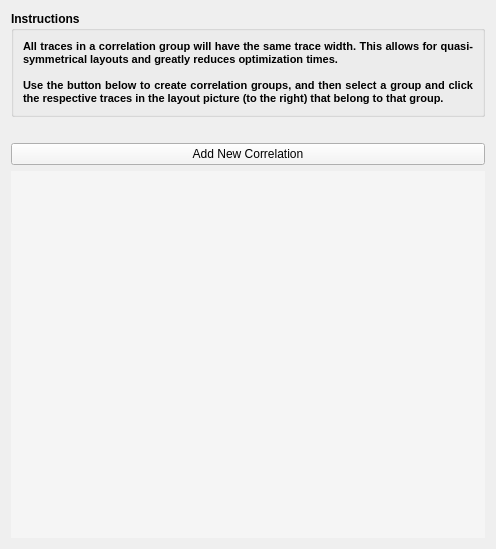
      <widget class="QWidget" name="page_2">
       <property name="geometry">
        <rect>
         <x>0</x>
         <y>0</y>
         <width>496</width>
         <height>549</height>
        </rect>
       </property>
       <attribute name="label">
        <string>Design Variable Correlation</string>
       </attribute>
       <layout class="QGridLayout" name="gridLayout_5">
        <item row="2" column="0" colspan="2">
         <widget class="QPushButton" name="btn_new_symmetry">
          <property name="palette">
           <palette>
            <active>
             <colorrole role="Button">
              <brush brushstyle="SolidPattern">
               <color alpha="255">
                <red>245</red>
                <green>245</green>
                <blue>245</blue>
               </color>
              </brush>
             </colorrole>
             <colorrole role="Base">
              <brush brushstyle="SolidPattern">
               <color alpha="255">
                <red>245</red>
                <green>245</green>
                <blue>245</blue>
               </color>
              </brush>
             </colorrole>
             <colorrole role="Window">
              <brush brushstyle="SolidPattern">
               <color alpha="255">
                <red>245</red>
                <green>245</green>
                <blue>245</blue>
               </color>
              </brush>
             </colorrole>
            </active>
            <inactive>
             <colorrole role="Button">
              <brush brushstyle="SolidPattern">
               <color alpha="255">
                <red>245</red>
                <green>245</green>
                <blue>245</blue>
               </color>
              </brush>
             </colorrole>
             <colorrole role="Base">
              <brush brushstyle="SolidPattern">
               <color alpha="255">
                <red>245</red>
                <green>245</green>
                <blue>245</blue>
               </color>
              </brush>
             </colorrole>
             <colorrole role="Window">
              <brush brushstyle="SolidPattern">
               <color alpha="255">
                <red>245</red>
                <green>245</green>
                <blue>245</blue>
               </color>
              </brush>
             </colorrole>
            </inactive>
            <disabled>
             <colorrole role="Button">
              <brush brushstyle="SolidPattern">
               <color alpha="255">
                <red>245</red>
                <green>245</green>
                <blue>245</blue>
               </color>
              </brush>
             </colorrole>
             <colorrole role="Base">
              <brush brushstyle="SolidPattern">
               <color alpha="255">
                <red>245</red>
                <green>245</green>
                <blue>245</blue>
               </color>
              </brush>
             </colorrole>
             <colorrole role="Window">
              <brush brushstyle="SolidPattern">
               <color alpha="255">
                <red>245</red>
                <green>245</green>
                <blue>245</blue>
               </color>
              </brush>
             </colorrole>
            </disabled>
           </palette>
          </property>
          <property name="font">
           <font>
            <weight>50</weight>
            <bold>false</bold>
           </font>
          </property>
          <property name="text">
           <string>Add New Correlation</string>
          </property>
         </widget>
        </item>
        <item row="3" column="0" colspan="2">
         <widget class="QTableWidget" name="tbl_symmetry">
          <property name="palette">
           <palette>
            <active>
             <colorrole role="Button">
              <brush brushstyle="SolidPattern">
               <color alpha="255">
                <red>245</red>
                <green>245</green>
                <blue>245</blue>
               </color>
              </brush>
             </colorrole>
             <colorrole role="Base">
              <brush brushstyle="SolidPattern">
               <color alpha="255">
                <red>245</red>
                <green>245</green>
                <blue>245</blue>
               </color>
              </brush>
             </colorrole>
             <colorrole role="Window">
              <brush brushstyle="SolidPattern">
               <color alpha="255">
                <red>245</red>
                <green>245</green>
                <blue>245</blue>
               </color>
              </brush>
             </colorrole>
            </active>
            <inactive>
             <colorrole role="Button">
              <brush brushstyle="SolidPattern">
               <color alpha="255">
                <red>245</red>
                <green>245</green>
                <blue>245</blue>
               </color>
              </brush>
             </colorrole>
             <colorrole role="Base">
              <brush brushstyle="SolidPattern">
               <color alpha="255">
                <red>245</red>
                <green>245</green>
                <blue>245</blue>
               </color>
              </brush>
             </colorrole>
             <colorrole role="Window">
              <brush brushstyle="SolidPattern">
               <color alpha="255">
                <red>245</red>
                <green>245</green>
                <blue>245</blue>
               </color>
              </brush>
             </colorrole>
            </inactive>
            <disabled>
             <colorrole role="Button">
              <brush brushstyle="SolidPattern">
               <color alpha="255">
                <red>245</red>
                <green>245</green>
                <blue>245</blue>
               </color>
              </brush>
             </colorrole>
             <colorrole role="Base">
              <brush brushstyle="SolidPattern">
               <color alpha="255">
                <red>245</red>
                <green>245</green>
                <blue>245</blue>
               </color>
              </brush>
             </colorrole>
             <colorrole role="Window">
              <brush brushstyle="SolidPattern">
               <color alpha="255">
                <red>245</red>
                <green>245</green>
                <blue>245</blue>
               </color>
              </brush>
             </colorrole>
            </disabled>
           </palette>
          </property>
          <property name="frameShape">
           <enum>QFrame::NoFrame</enum>
          </property>
          <property name="editTriggers">
           <set>QAbstractItemView::NoEditTriggers</set>
          </property>
          <property name="selectionBehavior">
           <enum>QAbstractItemView::SelectItems</enum>
          </property>
          <property name="showGrid">
           <bool>true</bool>
          </property>
          <property name="columnCount">
           <number>3</number>
          </property>
          <attribute name="horizontalHeaderVisible">
           <bool>false</bool>
          </attribute>
          <attribute name="verticalHeaderVisible">
           <bool>false</bool>
          </attribute>
          <column/>
          <column/>
          <column/>
         </widget>
        </item>
        <item row="1" column="0">
         <spacer name="verticalSpacer_10">
          <property name="orientation">
           <enum>Qt::Vertical</enum>
          </property>
          <property name="sizeType">
           <enum>QSizePolicy::Fixed</enum>
          </property>
          <property name="sizeHint" stdset="0">
           <size>
            <width>20</width>
            <height>20</height>
           </size>
          </property>
         </spacer>
        </item>
        <item row="0" column="0" colspan="2">
         <widget class="QGroupBox" name="groupBox_3">
          <property name="minimumSize">
           <size>
            <width>0</width>
            <height>0</height>
           </size>
          </property>
          <property name="font">
           <font>
            <weight>75</weight>
            <bold>true</bold>
           </font>
          </property>
          <property name="title">
           <string>Instructions</string>
          </property>
          <layout class="QGridLayout" name="gridLayout_12">
           <item row="0" column="0">
            <widget class="QLabel" name="label_41">
             <property name="font">
              <font>
               <pointsize>10</pointsize>
              </font>
             </property>
             <property name="text">
              <string>&lt;!DOCTYPE HTML PUBLIC &quot;-//W3C//DTD HTML 4.0//EN&quot; &quot;http://www.w3.org/TR/REC-html40/strict.dtd&quot;&gt;
&lt;html&gt;&lt;head&gt;&lt;meta name=&quot;qrichtext&quot; content=&quot;1&quot; /&gt;&lt;style type=&quot;text/css&quot;&gt;
p, li { white-space: pre-wrap; }
&lt;/style&gt;&lt;/head&gt;&lt;body style=&quot; font-family:'MS Shell Dlg 2'; font-size:10pt; font-weight:400; font-style:normal;&quot;&gt;
&lt;p align=&quot;justify&quot; style=&quot; margin-top:0px; margin-bottom:0px; margin-left:0px; margin-right:0px; -qt-block-indent:0; text-indent:0px;&quot;&gt;&lt;span style=&quot; font-size:8pt; font-weight:600;&quot;&gt;All traces in a correlation group will have the same trace width. This allows for quasi-symmetrical layouts and greatly reduces optimization times.&lt;/span&gt;&lt;/p&gt;
&lt;p align=&quot;justify&quot; style=&quot;-qt-paragraph-type:empty; margin-top:0px; margin-bottom:0px; margin-left:0px; margin-right:0px; -qt-block-indent:0; text-indent:0px; font-size:8pt; font-weight:600;&quot;&gt;&lt;br /&gt;&lt;/p&gt;
&lt;p align=&quot;justify&quot; style=&quot; margin-top:0px; margin-bottom:0px; margin-left:0px; margin-right:0px; -qt-block-indent:0; text-indent:0px;&quot;&gt;&lt;span style=&quot; font-size:8pt; font-weight:600;&quot;&gt;Use the button below to create correlation groups, and then select a group and click the respective traces in the layout picture (to the right) that belong to that group.&lt;/span&gt;&lt;/p&gt;&lt;/body&gt;&lt;/html&gt;</string>
             </property>
             <property name="wordWrap">
              <bool>true</bool>
             </property>
            </widget>
           </item>
          </layout>
         </widget>
        </item>
       </layout>
      </widget>
